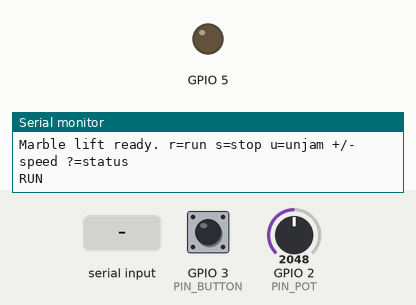
This sketch was run on a simulated Seeed XIAO ESP32-C3. On the bench: output pins drawn as LEDs (lit = HIGH), the last lines printed to the serial monitor. Inputs (shaded band) come from the test bench; at power-on: GPIO 3 (PIN_BUTTON) HIGH, GPIO 2 (PIN_POT) = 2048 (analog values on the 0–4095 scale). Pins used as bus, display or sensor lines are not drawn.

Above: at 1.2 s.
1.3 s: "u" received over Serial
At 1.58 s:
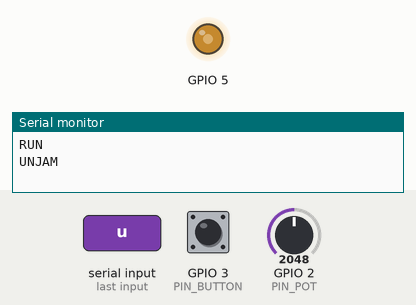
3.2 s: GPIO 3 (PIN_BUTTON) pulled LOW for 0.15 s
4.8 s: "?" received over Serial
Timing chart, 0 to 7.8 s (numbered marks = the images above; inputs shaded):
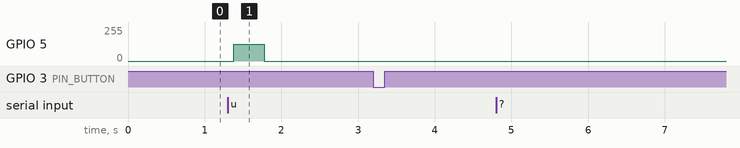

The sketch:

marble_lift.ino
```cpp
/*
  Marble lift controller
  ----------------------
  Drives the N20 gear-motor that turns the Archimedes screw.

  - Short press:  start / stop (with a soft ramp so marbles don't get flung)
  - Long press:   un-jam - briefly reverses the screw, then carries on
  - Potentiometer sets the speed (MIN_SPEED..MAX_SPEED %)
  - Auto-off after AUTO_OFF_MIN minutes so it doesn't run forever
  - Serial (115200): r = run, s = stop, u = un-jam, + / - = speed, ? = status

  Hardware: Seeed XIAO ESP32-C3 + DRV8833 module + N20 6V gear-motor.
  See ../../README.md for wiring.
*/
#include "config.h"

// ---------- PWM helpers (works on ESP32 Arduino core 2.x and 3.x) ----------
#if defined(ESP_ARDUINO_VERSION_MAJOR) && ESP_ARDUINO_VERSION_MAJOR >= 3
static void pwmAttach(int pin, int ch) { (void)ch; ledcAttach(pin, PWM_FREQ_HZ, PWM_BITS); }
static void pwmWrite(int pin, int ch, uint32_t duty) { (void)ch; ledcWrite(pin, duty); }
#else
static void pwmAttach(int pin, int ch) { ledcSetup(ch, PWM_FREQ_HZ, PWM_BITS); ledcAttachPin(pin, ch); }
static void pwmWrite(int pin, int ch, uint32_t duty) { (void)pin; ledcWrite(ch, duty); }
#endif

static const uint32_t PWM_MAX = (1u << PWM_BITS) - 1;

enum State { STOPPED, RUNNING, UNJAM };
static State state = STOPPED;

static int  targetPct  = DEFAULT_SPEED;   // what the pot / serial asks for
static int  currentPct = 0;               // signed: + forward, - reverse
static int  serialTrim = 0;               // +/- from serial commands
static unsigned long runStartedMs = 0;
static unsigned long unjamUntilMs = 0;
static unsigned long lastRampMs   = 0;

// ---------- Motor ----------
static void motorWrite(int pct) {
  // pct in -100..100. Forward: AIN1 = PWM, AIN2 = LOW (fast decay).
  if (MOTOR_REVERSED) pct = -pct;
  uint32_t duty = (uint32_t)(abs(pct) * PWM_MAX / 100);
  if (pct > 0)      { pwmWrite(PIN_AIN1, 0, duty); pwmWrite(PIN_AIN2, 1, 0); }
  else if (pct < 0) { pwmWrite(PIN_AIN1, 0, 0);    pwmWrite(PIN_AIN2, 1, duty); }
  else              { pwmWrite(PIN_AIN1, 0, 0);    pwmWrite(PIN_AIN2, 1, 0); }
  digitalWrite(PIN_NSLEEP, pct != 0 ? HIGH : LOW);
}

static int readSpeedPct() {
  int pct = DEFAULT_SPEED;
#if USE_POT
  long raw = 0;
  for (int i = 0; i < 8; i++) raw += analogRead(PIN_POT);
  raw /= 8;                                            // 0..4095
  pct = MIN_SPEED + (int)((raw * (MAX_SPEED - MIN_SPEED)) / 4095);
#endif
  pct += serialTrim;
  return constrain(pct, MIN_SPEED, MAX_SPEED);
}

// ---------- State changes ----------
static void startRun() {
  if (state != RUNNING) Serial.println(F("RUN"));
  state = RUNNING;
  runStartedMs = millis();
}

static void stopRun() {
  if (state != STOPPED) Serial.println(F("STOP"));
  state = STOPPED;
}

static void startUnjam() {
  Serial.println(F("UNJAM"));
  state = UNJAM;
  currentPct = 0;                                      // stop dead, then reverse
  motorWrite(0);
  delay(80);
  unjamUntilMs = millis() + UNJAM_REVERSE_MS;
}

// ---------- Button (debounced, short / long press) ----------
static void pollButton() {
  static bool lastLevel = HIGH, stable = HIGH, longFired = false;
  static unsigned long changedMs = 0, pressedMs = 0;
  bool level = digitalRead(PIN_BUTTON);
  unsigned long now = millis();
  if (level != lastLevel) { changedMs = now; lastLevel = level; }
  if (now - changedMs < 25) return;                    // debounce
  if (level != stable) {
    stable = level;
    if (stable == LOW) { pressedMs = now; longFired = false; }
    else if (!longFired) {                             // released before long-press
      if (state == RUNNING) stopRun(); else startRun();
    }
  }
  if (stable == LOW && !longFired && now - pressedMs >= LONG_PRESS_MS) {
    longFired = true;
    startUnjam();
  }
}

// ---------- Serial ----------
static void pollSerial() {
  while (Serial.available()) {
    char c = Serial.read();
    switch (c) {
      case 'r': startRun(); break;
      case 's': stopRun(); break;
      case 'u': startUnjam(); break;
      case '+': serialTrim = min(serialTrim + 5, 70); break;
      case '-': serialTrim = max(serialTrim - 5, -70); break;
      case '?':
        Serial.printf("state=%s target=%d%% now=%d%%\n",
                      state == RUNNING ? "running" : state == UNJAM ? "unjam" : "stopped",
                      targetPct, currentPct);
        break;
      default: break;
    }
  }
}

void setup() {
  Serial.begin(115200);
  pinMode(PIN_BUTTON, INPUT_PULLUP);
  pinMode(PIN_NSLEEP, OUTPUT);
  digitalWrite(PIN_NSLEEP, LOW);
  pwmAttach(PIN_AIN1, 0);
  pwmAttach(PIN_AIN2, 1);
#if USE_POT
  analogReadResolution(12);
#endif
  motorWrite(0);
  Serial.println(F("Marble lift ready. r=run s=stop u=unjam +/- speed ?=status"));
  if (START_RUNNING) startRun();
}

void loop() {
  pollButton();
  pollSerial();
  unsigned long now = millis();

  // where we want the motor to be
  int want = 0;
  if (state == RUNNING) {
    targetPct = readSpeedPct();
    want = targetPct;
    if (AUTO_OFF_MIN > 0 && now - runStartedMs > (unsigned long)AUTO_OFF_MIN * 60000UL) {
      Serial.println(F("Auto-off"));
      stopRun();
      want = 0;
    }
  } else if (state == UNJAM) {
    if ((long)(now - unjamUntilMs) < 0) {
      currentPct = -MIN_SPEED - 20;                    // reverse immediately, no ramp
      motorWrite(currentPct);
      return;
    }
    currentPct = 0;
    motorWrite(0);
    delay(80);
    startRun();                                        // resume forward with a ramp
    return;
  }

  // soft ramp toward `want`
  if (now - lastRampMs >= RAMP_MS_PER_PCT) {
    lastRampMs = now;
    if (currentPct < want) {
      // jump straight past the stall zone when starting
      currentPct = (currentPct < MIN_SPEED && want >= MIN_SPEED) ? MIN_SPEED : currentPct + 1;
    } else if (currentPct > want) {
      currentPct = (currentPct <= MIN_SPEED && want == 0) ? 0 : currentPct - 1;
    }
    motorWrite(currentPct);
  }
}
```

config.h
```cpp
// Marble lift controller - pin map and tuning
// Board: Seeed Studio XIAO ESP32-C3   Driver: DRV8833   Motor: N20 6V ~100 RPM
#pragma once

// ---- Pins (XIAO ESP32-C3 silkscreen names) ----
#define PIN_POT      A0   // D0 / GPIO2  - 10k pot wiper (speed). Leave unconnected to use DEFAULT_SPEED.
#define PIN_BUTTON   D1   // GPIO3       - push button to GND (internal pull-up)
#define PIN_AIN1     D2   // GPIO4       - DRV8833 AIN1
#define PIN_AIN2     D3   // GPIO5       - DRV8833 AIN2
#define PIN_NSLEEP   D4   // GPIO6       - DRV8833 nSLEEP/EEP (HIGH = driver on)

// ---- Behaviour ----
#define USE_POT            1      // 0 = ignore the pot, always DEFAULT_SPEED
#define DEFAULT_SPEED      70     // % duty when USE_POT is 0
#define MIN_SPEED          30     // % - below this an N20 tends to stall under load
#define MAX_SPEED          100    // %
#define RAMP_MS_PER_PCT    8      // soft start / stop: ms per 1% duty step
#define PWM_FREQ_HZ        20000  // above hearing range, no motor whine
#define PWM_BITS           10
#define LONG_PRESS_MS      800    // hold the button this long to run the un-jam routine
#define UNJAM_REVERSE_MS   400    // how long to back the screw off when un-jamming
#define AUTO_OFF_MIN       15     // stop after this many minutes of running (0 = never)
#define START_RUNNING      1      // 1 = motor starts as soon as power is applied
#define MOTOR_REVERSED     0      // set to 1 if the screw turns the wrong way (marbles go down)
```

Measured:
- after the input at 1.3 s, GPIO 5: 0/255 → 127/255 after 0.08 s, → 0/255 0.40 s later
